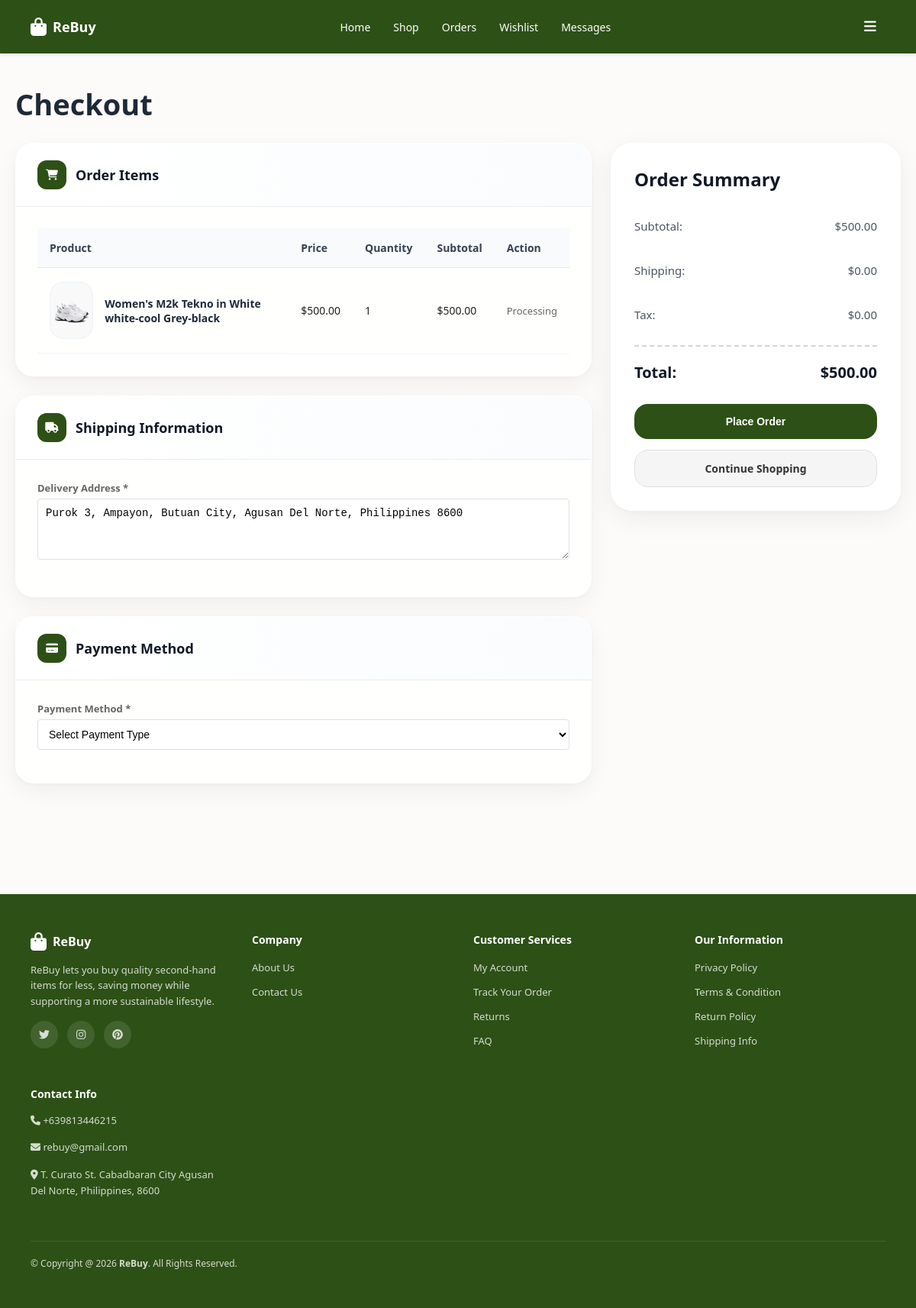
/php/checkout.php (signed in), run on the app's committed database.
### tables this page shows
CREATE TABLE `cart` (
  `id` int(11) NOT NULL,
  `user_id` int(11) NOT NULL,
  `product_id` int(11) NOT NULL,
  `quantity` int(11) DEFAULT 1,
  `added_at` timestamp NOT NULL DEFAULT current_timestamp()
);

CREATE TABLE `products` (
  `id` int(11) NOT NULL,
  `seller_id` int(11) NOT NULL DEFAULT 1,
  `name` varchar(255) NOT NULL,
  `description` text DEFAULT NULL,
  `price` decimal(10,2) NOT NULL,
  `stock` int(11) DEFAULT 0,
  `original_price` decimal(10,2) DEFAULT NULL,
  `category` varchar(100) DEFAULT NULL,
  `image_url` varchar(255) DEFAULT NULL,
  `stock_quantity` int(11) DEFAULT 0,
  `status` enum('active','inactive','out_of_stock') DEFAULT 'active',
  `rating` float DEFAULT 0,
  `created_at` timestamp NOT NULL DEFAULT current_timestamp(),
  `updated_at` timestamp NOT NULL DEFAULT current_timestamp() ON UPDATE current_timestamp()
);

CREATE TABLE `users` (
  `id` int(11) NOT NULL,
  `username` varchar(50) NOT NULL,
  `password` varchar(255) NOT NULL,
  `first_name` varchar(50) NOT NULL,
  `middle_name` varchar(50) DEFAULT NULL,
  `last_name` varchar(50) NOT NULL,
  `name_extension` varchar(10) DEFAULT NULL,
  `gender` varchar(20) DEFAULT NULL,
  `birthdate` date DEFAULT NULL,
  `age` int(11) DEFAULT NULL,
  `purok_street` varchar(100) DEFAULT NULL,
  `barangay` varchar(50) DEFAULT NULL,
  `municipality_city` varchar(50) DEFAULT NULL,
  `province` varchar(50) DEFAULT NULL,
  `country` varchar(50) DEFAULT NULL,
  `zip_code` varchar(5) DEFAULT NULL,
  `created_at` timestamp NOT NULL DEFAULT current_timestamp(),
  `email` varchar(100) NOT NULL,
  `profile_pic` varchar(255) DEFAULT NULL,
  `cover_photo` varchar(255) DEFAULT NULL,
  `is_seller` tinyint(1) DEFAULT 0 COMMENT '1 if user is a seller, 0 if regular user',
  `shop_name` varchar(100) DEFAULT NULL,
  `shop_description` text DEFAULT NULL,
  `shop_profile_pic` varchar(255) DEFAULT NULL,
  `seller_requested_at` timestamp NULL DEFAULT NULL COMMENT 'When user requested to become a seller',
  `seller_approved_at` timestamp NULL DEFAULT NULL COMMENT 'When user was approved as seller',
  `last_seen` timestamp NULL DEFAULT NULL
);

### php/checkout.php (the view, shortened to what this page needs)
<?php
include 'db.php';
$user_id = $_SESSION['user_id'];
$stmt = $conn->prepare("
    SELECT purok_street, barangay, municipality_city, province, country, zip_code
    FROM users WHERE id = ?
");
$stmt->bind_param("i", $user_id);
if (!$stmt->execute()) {
    die("Error executing user address query: " . $stmt->error);
}
$user_address = $stmt->get_result()->fetch_assoc();
$stmt = $conn->prepare("
    SELECT c.id as cart_id, c.product_id, c.quantity, p.name, p.price, p.image_url
    FROM cart c
    JOIN products p ON c.product_id = p.id
    WHERE c.user_id = ?
");
$stmt->bind_param("i", $user_id);
if (!$stmt->execute()) {
    die("Error executing cart query: " . $stmt->error);
}
$result = $stmt->get_result();
$cart_items = $result->fetch_all(MYSQLI_ASSOC);
$total_amount = 0;
$item_count = 0;
foreach ($cart_items as $item) {
    $total_amount += $item['quantity'] * $item['price'];
    $item_count += $item['quantity'];
}
$cart_info = [
    'total' => $total_amount,
    'item_count' => $item_count
];
?>
<!DOCTYPE html>
<html lang="en">
<head>
    <link rel="stylesheet" href="https://cdnjs.cloudflare.com/ajax/libs/font-awesome/6.5.0/css/all.min.css">
    <link rel="stylesheet" href="../css/header-footer.css">
    <link rel="stylesheet" href="../css/cart.css">
</head>
<body>
   <?php include '_header.php'; ?>
    <div class="page-container">
            <section class="cart-section">
                <h1>Checkout</h1>
                <div class="cart-container">
                    <form method="POST">
                        <div class="checkout-layout">
                            <div class="cart-items-column">
                            <div class="checkout-section">
                                <div class="section-header">
                                    <h3><i class="fas fa-shopping-cart"></i> Order Items</h3>
                                </div>
                                <div class="section-content">
                                    <table class="cart-table">
                                        <thead>
                                            <tr>
                                                <th>Product</th>
                                                <th>Price</th>
                                                <th>Quantity</th>
                                                <th>Subtotal</th>
                                                <th>Action</th>
                                            </tr>
                                        </thead>
                                        <tbody>
                                            <?php if (!empty($cart_items)): ?>
                                                <?php foreach ($cart_items as $item): ?>
                                                    <tr>
                                                        <td class="product-name">
                                                            <img src="<?php echo !empty($item['image_url']) ? '../' . htmlspecialchars($item['image_url']) : 'https://images.unsplash.com/photo-1586023492125-27b2c045efd7?ixlib=rb-4.0.3&ixid=M3wxMjA3fDB8MHxwaG90by1wYWdlfHx8fGVufDB8fHx8fA%3D%3D&auto=format&fit=crop&w=400&q=80'; ?>" alt="<?php echo htmlspecialchars($item['name']); ?>" style="width: 60px; height: 60px; object-fit: cover; border-radius: 4px;">
                                                            <span><?php echo htmlspecialchars($item['name']); ?></span>
                                                        </td>
                                                        <td>$<?php echo number_format($item['price'], 2); ?></td>
                                                        <td><?php echo $item['quantity']; ?></td>
                                                        <td>$<?php echo number_format($item['quantity'] * $item['price'], 2); ?></td>
                                                        <td>
                                                            <span style="color: #666; font-size: 13px;">Processing</span>
                                                        </td>
                                                    </tr>
                                                <?php endforeach; ?>
                                            <?php endif; ?>
                                        </tbody>
                                    </table>
                                </div>
                            </div>
                            <div class="checkout-section">
                                <div class="section-header">
                                    <h3><i class="fas fa-truck"></i> Shipping Information</h3>
                                </div>
                                <div class="section-content">
                                <div class="form-group" style="margin-bottom: 15px;">
                                    <label style="display: block; margin-bottom: 5px; font-size: 13px; color: #666;">Delivery Address *</label>
                                    <textarea name="shipping_address" required style="width: 100%; padding: 10px; border: 1px solid #e0e0e0; border-radius: 4px; min-height: 80px; resize: vertical;" placeholder="Enter your complete delivery address"><?php
$address = '';
if ($user_address) {
    $address = $user_address['purok_street'] . ', ' . $user_address['barangay'] . ', ' .
               $user_address['municipality_city'] . ', ' . $user_address['province'] . ', ' .
               $user_address['country'] . ' ' . $user_address['zip_code'];
}
echo htmlspecialchars($address);
?></textarea>
                                </div>
                                </div>
                            </div>
                            <div class="checkout-section">
                                <div class="section-header">
                                    <h3><i class="fas fa-credit-card"></i> Payment Method</h3>
                                </div>
                                <div class="section-content">
                                <div class="form-group" style="margin-bottom: 15px;">
                                    <label style="display: block; margin-bottom: 5px; font-size: 13px; color: #666;">Payment Method *</label>
                                    <select name="payment_type" id="payment_type" required onchange="togglePaymentFields()" style="width: 100%; padding: 10px; border: 1px solid #e0e0e0; border-radius: 4px;">
                                        <option value="">Select Payment Type</option>
                                    </select>
                                </div>
                                </div>
                            </div>
                            </div>
                            <div class="order-summary-column">
                                <div class="cart-summary">
                                    <h3>Order Summary</h3>
                                    <div class="summary-row">
                                        <span>Subtotal:</span>
                                        <span>$<?php echo number_format($cart_info['total'] ?? 0, 2); ?></span>
                                    </div>
                                    <div class="summary-row">
                                        <span>Shipping:</span>
                                        <span>$0.00</span>
                                    </div>
                                    <div class="summary-row">
                                        <span>Tax:</span>
                                        <span>$0.00</span>
                                    </div>
                                    <div class="summary-row total">
                                        <span>Total:</span>
                                        <span>$<?php echo number_format($cart_info['total'] ?? 0, 2); ?></span>
                                    </div>
                                    <button type="submit" class="btn-checkout">Place Order</button>
                                    <a href="shop.php" class="btn-continue-shopping">Continue Shopping</a>
                                </div>
                            </div>
                        </div>
                    </form>
                </div>
            </section>
    </div>
    <footer>
        <div class="footer-container">
            <div class="footer-content">
                <div class="footer-section">
                    <div class="footer-logo">
                        <i class="fas fa-shopping-bag"></i>
                        <span>ReBuy</span>
                    </div>
                    <p class="footer-text">ReBuy lets you buy quality second-hand items for less, saving money while supporting a more sustainable lifestyle.</p>
                    <div class="social-links">
                        <a href="#"><i class="fab fa-twitter"></i></a>
                        <a href="#"><i class="fab fa-instagram"></i></a>
                        <a href="#"><i class="fab fa-pinterest"></i></a>
                    </div>
                </div>
                <div class="footer-section">
                    <h3>Company</h3>
                    <ul>
                        <li><a href="about_us.php">About Us</a></li>
                        <li><a href="#">Contact Us</a></li>
                    </ul>
                </div>
                <div class="footer-section">
                    <h3>Customer Services</h3>
                    <ul>
                        <li><a href="settings.php">My Account</a></li>
                        <li><a href="#">Track Your Order</a></li>
                        <li><a href="#">Returns</a></li>
                        <li><a href="#">FAQ</a></li>
                    </ul>
                </div>
                <div class="footer-section">
                    <h3>Our Information</h3>
                    <ul>
                        <li><a href="#">Privacy Policy</a></li>
                        <li><a href="#">Terms & Condition</a></li>
                        <li><a href="#">Return Policy</a></li>
                        <li><a href="#">Shipping Info</a></li>
                    </ul>
                </div>
                <div class="footer-section">
                    <h3>Contact Info</h3>
                    <p class="footer-text"><i class="fas fa-phone"></i> +639813446215</p>
                    <p class="footer-text"><i class="fa-solid fa-envelope"></i> rebuy@gmail.com</p>
                    <p class="footer-text"><i class="fa-solid fa-location-dot"></i> T. Curato St. Cabadbaran City Agusan Del Norte, Philippines, 8600</p>
                </div>
            </div>
            <div class="footer-bottom">
                <p>&copy; Copyright @ 2026 <strong>ReBuy</strong>. All Rights Reserved.</p>
            </div>
        </div>
    </footer>
</body>
</html>

### css/header-footer.css (style rules this page uses)
:root { --primary-color: #2d5016; --secondary-color: #f4c430; --text-dark: #333; --text-light: #666; --bg-light: #f5f5f5; --border-color: #e0e0e0; }
* { margin: 0; padding: 0; box-sizing: border-box; }
body { font-family: 'Segoe UI', Tahoma, Geneva, Verdana, sans-serif; background-color: var(--bg-light); color: var(--text-dark); }
footer { background: var(--primary-color); color: white; padding: 50px 40px; margin-top: 80px; }
.footer-container { max-width: 1400px; margin: 0 auto; }
.footer-content { display: grid; grid-template-columns: repeat(auto-fit, minmax(250px, 1fr)); gap: 40px; margin-bottom: 40px; }
.footer-section h3 { margin-bottom: 15px; font-size: 14px; font-weight: 600; }
.footer-section ul { list-style: none; }
.footer-section ul li { margin-bottom: 10px; }
.footer-section a { color: rgba(255,255,255,0.8); text-decoration: none; font-size: 13px; transition: color 0.3s; }
.footer-logo { display: flex; align-items: center; gap: 8px; margin-bottom: 15px; font-size: 16px; font-weight: bold; }
.footer-logo i { font-size: 24px; }
.footer-text { font-size: 13px; color: rgba(255,255,255,0.8); line-height: 1.6; margin-bottom: 15px; }
.social-links { display: flex; gap: 12px; }
.social-links a { width: 36px; height: 36px; border-radius: 50%; background: rgba(255,255,255,0.1); display: flex; align-items: center; justify-content: center; font-size: 14px; transition: background 0.3s; }
.footer-bottom { border-top: 1px solid rgba(255,255,255,0.1); padding-top: 20px; display: flex; justify-content: space-between; align-items: center; font-size: 12px; color: rgba(255,255,255,0.8); }
.page-container { min-height: calc(100vh - 200px); }

### css/cart.css (style rules this page uses)
.cart-section { max-width: 1400px; margin: 0 auto; padding: 40px; }
.cart-section h1 { font-size: 32px; margin-bottom: 30px; color: #333; }
.cart-container { display: grid; grid-template-columns: 1fr 350px; gap: 30px; }
.cart-table { width: 100%; border-collapse: collapse; }
.cart-table thead { background: #2d5016; }
.cart-table th { padding: 15px; text-align: left; font-weight: 600; color: white; font-size: 13px; }
.cart-table td { padding: 20px 15px; border-bottom: 1px solid #f0f0f0; }
.product-name { display: flex; align-items: center; gap: 15px; }
.product-name img { width: 60px; height: 60px; border-radius: 4px; object-fit: cover; }
.cart-summary { background: white; border-radius: 8px; padding: 25px; box-shadow: 0 2px 8px rgba(0, 0, 0, 0.1); height: fit-content; }
.cart-summary h3 { margin: 0 0 20px; font-size: 16px; color: #333; font-weight: 600; }
.summary-row { display: flex; justify-content: space-between; padding: 10px 0; font-size: 13px; color: #666; }
.summary-row.total { font-size: 16px; font-weight: bold; color: #333; border-top: 2px solid #f0f0f0; padding-top: 15px; margin-top: 15px; }
.btn-checkout, .btn-continue-shopping { width: 100%; padding: 12px; border: none; border-radius: 4px; font-size: 14px; font-weight: 600; cursor: pointer; margin-top: 15px; text-decoration: none; display: flex; align-items: center; justify-content: center; transition: background-color 0.3s; }
.btn-checkout { background: #2d5016; color: white; }
.btn-continue-shopping { background: #f5f5f5; color: #333; border: 1px solid #e0e0e0; }

### data on the page
cart: product.image_url (picture), product.name "Women's M2k Tekno in White white-cool Grey-black", product.price "500.00", quantity "1", $item['quantity']*$item['price'] "500.00"
users: shipping_address "Purok 3, Ampayon, Butuan City, Agusan Del Norte, Philippines 8600"

### other printed values
$cart_info['total'] "500.00"
